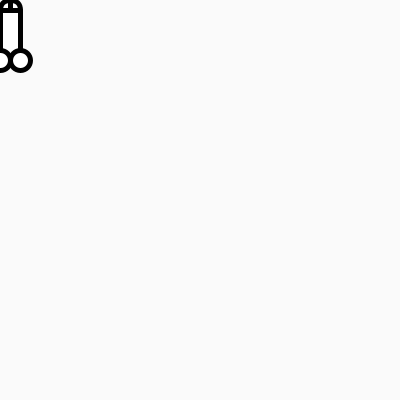
Frame 1 (no input)
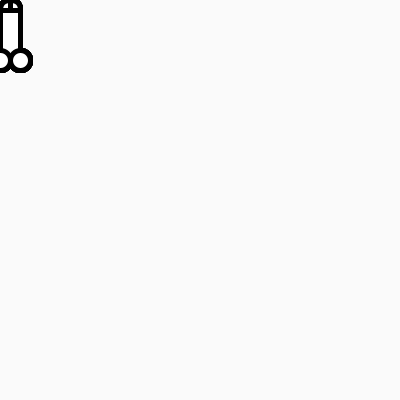
Frame 60 (the mouse pressed at the canvas centre just before this capture)
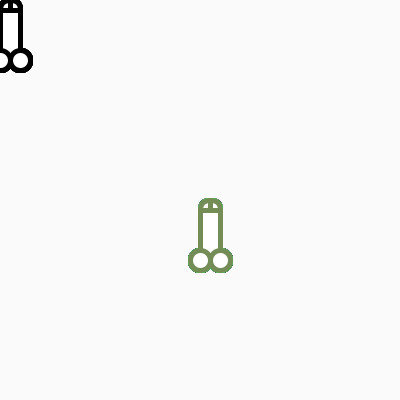
Frame 120 (the mouse held since frame 60 and released just before this capture)

The Processing sketch that drew these frames (run headless with seeded random() and noise(); from frame 60 on, the mouse is pressed at the canvas centre):

// Processing sketch: processing_128752
// ── processing_128752.pde

color start=color(0, 0, 0);
color finish;
float amt = 0.0;
void setup() {
  size (400, 400);
  background(250);
}
void draw() {
  stroke(start);
  strokeWeight(5);
  rect(mouseX, mouseY, 20, 60, 20);
  ellipse(mouseX+20, mouseY+60, 20, 20);
  ellipse(mouseX, mouseY+60, 20, 20);
  line(mouseX, mouseY+10, mouseX+20, mouseY+10);
  line(mouseX+10, mouseY, mouseX+10, mouseY+10);

  amt+=.01;
  if (amt >= 1) {
    amt = 0.95;
    start = finish;
    finish = color(random(255), random(255), random(255));
  }
}
